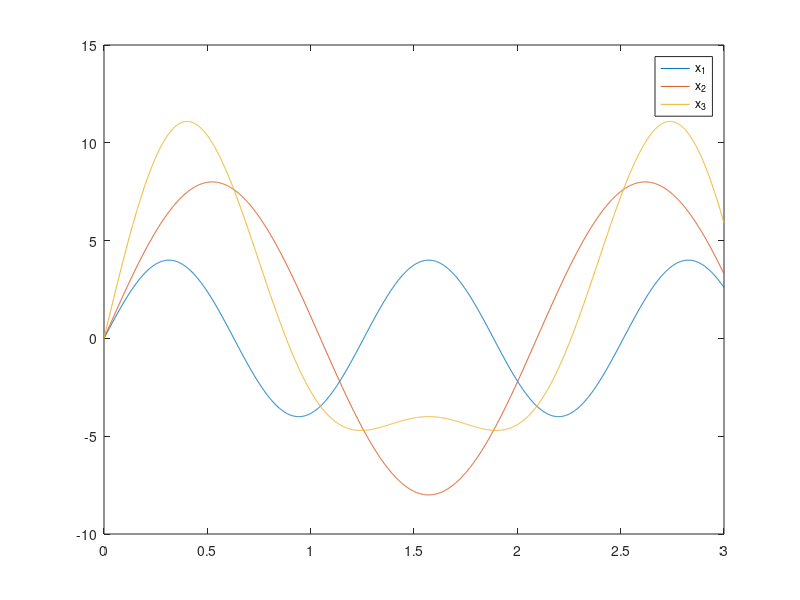

Write MATLAB code to recreate this figure.
%Ronaldo Rafael Arias Parada-1151674
clear all; %borra variables
clc; %borra pantalla
t=linspace(0,3,2000); %crea vector de tiempo
x1= 4*sin(5*t);%primera función
x2=8*sin(3*t);%segunda función
x3= x1+x2; %construye x3 como la suma de x1 y x2
plot(t, x1,t,x2,t,x3);% grafica las funciones x1,x2 y x3
legend('x_1','x_2','x_3');